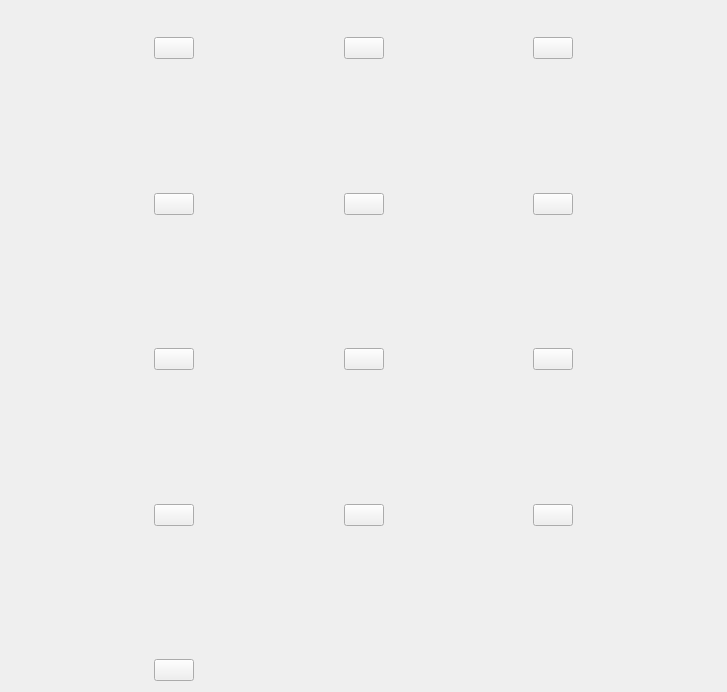
         <widget class="QWidget" name="scrollAreaWidgetContents_2">
          <property name="geometry">
           <rect>
            <x>0</x>
            <y>0</y>
            <width>727</width>
            <height>692</height>
           </rect>
          </property>
          <layout class="QGridLayout" name="gridLayout_7">
           <item row="0" column="0">
            <layout class="QGridLayout" name="gridLayout_6">
             <item row="0" column="0">
              <layout class="QGridLayout" name="gridLayout_5">
               <item row="0" column="2">
                <spacer name="horizontalSpacer_9">
                 <property name="orientation">
                  <enum>Qt::Horizontal</enum>
                 </property>
                 <property name="sizeHint" stdset="0">
                  <size>
                   <width>40</width>
                   <height>20</height>
                  </size>
                 </property>
                </spacer>
               </item>
               <item row="0" column="1">
                <widget class="QLabel" name="label">
                 <property name="text">
                  <string>&lt;html&gt;&lt;head/&gt;&lt;body&gt;&lt;p&gt;&lt;img src=&quot;:/images/res/images/headers/stores.png&quot;/&gt;&lt;/p&gt;&lt;/body&gt;&lt;/html&gt;</string>
                 </property>
                </widget>
               </item>
               <item row="0" column="0">
                <spacer name="horizontalSpacer_8">
                 <property name="orientation">
                  <enum>Qt::Horizontal</enum>
                 </property>
                 <property name="sizeHint" stdset="0">
                  <size>
                   <width>40</width>
                   <height>20</height>
                  </size>
                 </property>
                </spacer>
               </item>
              </layout>
             </item>
             <item row="1" column="0">
              <layout class="QGridLayout" name="gridLayout_3">
               <item row="3" column="3">
                <spacer name="verticalSpacer_2">
                 <property name="orientation">
                  <enum>Qt::Vertical</enum>
                 </property>
                 <property name="sizeHint" stdset="0">
                  <size>
                   <width>20</width>
                   <height>40</height>
                  </size>
                 </property>
                </spacer>
               </item>
               <item row="0" column="7">
                <spacer name="horizontalSpacer_5">
                 <property name="orientation">
                  <enum>Qt::Horizontal</enum>
                 </property>
                 <property name="sizeHint" stdset="0">
                  <size>
                   <width>40</width>
                   <height>20</height>
                  </size>
                 </property>
                </spacer>
               </item>
               <item row="1" column="3">
                <spacer name="verticalSpacer">
                 <property name="orientation">
                  <enum>Qt::Vertical</enum>
                 </property>
                 <property name="sizeHint" stdset="0">
                  <size>
                   <width>20</width>
                   <height>40</height>
                  </size>
                 </property>
                </spacer>
               </item>
               <item row="0" column="4">
                <spacer name="horizontalSpacer_7">
                 <property name="orientation">
                  <enum>Qt::Horizontal</enum>
                 </property>
                 <property name="sizeHint" stdset="0">
                  <size>
                   <width>40</width>
                   <height>20</height>
                  </size>
                 </property>
                </spacer>
               </item>
               <item row="0" column="2">
                <spacer name="horizontalSpacer_6">
                 <property name="orientation">
                  <enum>Qt::Horizontal</enum>
                 </property>
                 <property name="sizeHint" stdset="0">
                  <size>
                   <width>40</width>
                   <height>20</height>
                  </size>
                 </property>
                </spacer>
               </item>
               <item row="0" column="0">
                <spacer name="horizontalSpacer_4">
                 <property name="orientation">
                  <enum>Qt::Horizontal</enum>
                 </property>
                 <property name="sizeHint" stdset="0">
                  <size>
                   <width>40</width>
                   <height>20</height>
                  </size>
                 </property>
                </spacer>
               </item>
               <item row="4" column="3">
                <widget class="QPushButton" name="pushButton_10">
                 <property name="text">
                  <string/>
                 </property>
                 <property name="icon">
                  <iconset resource="../bitcoin.qrc">
                   <normaloff>:/images/res/images/stores/cartoons.png</normaloff>:/images/res/images/stores/cartoons.png</iconset>
                 </property>
                 <property name="iconSize">
                  <size>
                   <width>161</width>
                   <height>82</height>
                  </size>
                 </property>
                </widget>
               </item>
               <item row="2" column="1">
                <widget class="QPushButton" name="pushButton_4">
                 <property name="cursor">
                  <cursorShape>PointingHandCursor</cursorShape>
                 </property>
                 <property name="text">
                  <string/>
                 </property>
                 <property name="icon">
                  <iconset resource="../bitcoin.qrc">
                   <normaloff>:/images/res/images/stores/sighEdge.png</normaloff>:/images/res/images/stores/sighEdge.png</iconset>
                 </property>
                 <property name="iconSize">
                  <size>
                   <width>161</width>
                   <height>82</height>
                  </size>
                 </property>
                </widget>
               </item>
               <item row="0" column="5">
                <widget class="QPushButton" name="pushButton_7">
                 <property name="text">
                  <string/>
                 </property>
                 <property name="icon">
                  <iconset resource="../bitcoin.qrc">
                   <normaloff>:/images/res/images/stores/bitcoinables.png</normaloff>:/images/res/images/stores/bitcoinables.png</iconset>
                 </property>
                 <property name="iconSize">
                  <size>
                   <width>161</width>
                   <height>82</height>
                  </size>
                 </property>
                </widget>
               </item>
               <item row="2" column="3">
                <widget class="QPushButton" name="pushButton_6">
                 <property name="text">
                  <string/>
                 </property>
                 <property name="icon">
                  <iconset resource="../bitcoin.qrc">
                   <normaloff>:/images/res/images/stores/movementProductions.png</normaloff>:/images/res/images/stores/movementProductions.png</iconset>
                 </property>
                 <property name="iconSize">
                  <size>
                   <width>161</width>
                   <height>82</height>
                  </size>
                 </property>
                </widget>
               </item>
               <item row="6" column="1">
                <widget class="QPushButton" name="pushButton_3">
                 <property name="cursor">
                  <cursorShape>PointingHandCursor</cursorShape>
                 </property>
                 <property name="text">
                  <string/>
                 </property>
                 <property name="icon">
                  <iconset resource="../bitcoin.qrc">
                   <normaloff>:/images/res/images/stores/BTCmadison.png</normaloff>:/images/res/images/stores/BTCmadison.png</iconset>
                 </property>
                 <property name="iconSize">
                  <size>
                   <width>161</width>
                   <height>82</height>
                  </size>
                 </property>
                </widget>
               </item>
               <item row="4" column="1">
                <widget class="QPushButton" name="pushButton_5">
                 <property name="cursor">
                  <cursorShape>PointingHandCursor</cursorShape>
                 </property>
                 <property name="text">
                  <string/>
                 </property>
                 <property name="icon">
                  <iconset resource="../bitcoin.qrc">
                   <normaloff>:/images/res/images/stores/cryptoTrends.png</normaloff>:/images/res/images/stores/cryptoTrends.png</iconset>
                 </property>
                 <property name="iconSize">
                  <size>
                   <width>161</width>
                   <height>82</height>
                  </size>
                 </property>
                </widget>
               </item>
               <item row="0" column="3">
                <widget class="QPushButton" name="pushButton_17">
                 <property name="text">
                  <string/>
                 </property>
                 <property name="icon">
                  <iconset resource="../bitcoin.qrc">
                   <normaloff>:/images/res/images/stores/UNBmerchandise.png</normaloff>:/images/res/images/stores/UNBmerchandise.png</iconset>
                 </property>
                 <property name="iconSize">
                  <size>
                   <width>161</width>
                   <height>82</height>
                  </size>
                 </property>
                </widget>
               </item>
               <item row="8" column="1">
                <widget class="QPushButton" name="pushButton_13">
                 <property name="text">
                  <string/>
                 </property>
                 <property name="icon">
                  <iconset resource="../bitcoin.qrc">
                   <normaloff>:/images/res/images/stores/escryptow.png</normaloff>:/images/res/images/stores/escryptow.png</iconset>
                 </property>
                 <property name="iconSize">
                  <size>
                   <width>161</width>
                   <height>82</height>
                  </size>
                 </property>
                </widget>
               </item>
               <item row="4" column="5">
                <widget class="QPushButton" name="pushButton_8">
                 <property name="text">
                  <string/>
                 </property>
                 <property name="icon">
                  <iconset resource="../bitcoin.qrc">
                   <normaloff>:/images/res/images/stores/allstarCrypto.png</normaloff>:/images/res/images/stores/allstarCrypto.png</iconset>
                 </property>
                 <property name="iconSize">
                  <size>
                   <width>161</width>
                   <height>82</height>
                  </size>
                 </property>
                </widget>
               </item>
               <item row="6" column="3">
                <widget class="QPushButton" name="pushButton_11">
                 <property name="text">
                  <string/>
                 </property>
                 <property name="icon">
                  <iconset resource="../bitcoin.qrc">
                   <normaloff>:/images/res/images/stores/filmclipz.png</normaloff>:/images/res/images/stores/filmclipz.png</iconset>
                 </property>
                 <property name="iconSize">
                  <size>
                   <width>161</width>
                   <height>82</height>
                  </size>
                 </property>
                </widget>
               </item>
               <item row="6" column="5">
                <widget class="QPushButton" name="pushButton_12">
                 <property name="text">
                  <string/>
                 </property>
                 <property name="icon">
                  <iconset resource="../bitcoin.qrc">
                   <normaloff>:/images/res/images/stores/cryptoluv.png</normaloff>:/images/res/images/stores/cryptoluv.png</iconset>
                 </property>
                 <property name="iconSize">
                  <size>
                   <width>161</width>
                   <height>82</height>
                  </size>
                 </property>
                </widget>
               </item>
               <item row="2" column="5">
                <widget class="QPushButton" name="pushButton_9">
                 <property name="text">
                  <string/>
                 </property>
                 <property name="icon">
                  <iconset resource="../bitcoin.qrc">
                   <normaloff>:/images/res/images/stores/diversifiedSellers.png</normaloff>:/images/res/images/stores/diversifiedSellers.png</iconset>
                 </property>
                 <property name="iconSize">
                  <size>
                   <width>161</width>
                   <height>82</height>
                  </size>
                 </property>
                </widget>
               </item>
               <item row="0" column="1">
                <widget class="QPushButton" name="pushButton_2">
                 <property name="cursor">
                  <cursorShape>PointingHandCursor</cursorShape>
                 </property>
                 <property name="text">
                  <string/>
                 </property>
                 <property name="icon">
                  <iconset resource="../bitcoin.qrc">
                   <normaloff>:/images/res/images/stores/unbreakableAuction.png</normaloff>:/images/res/images/stores/unbreakableAuction.png</iconset>
                 </property>
                 <property name="iconSize">
                  <size>
                   <width>161</width>
                   <height>82</height>
                  </size>
                 </property>
                </widget>
               </item>
               <item row="5" column="3">
                <spacer name="verticalSpacer_7">
                 <property name="orientation">
                  <enum>Qt::Vertical</enum>
                 </property>
                 <property name="sizeHint" stdset="0">
                  <size>
                   <width>20</width>
                   <height>40</height>
                  </size>
                 </property>
                </spacer>
               </item>
               <item row="7" column="3">
                <spacer name="verticalSpacer_8">
                 <property name="orientation">
                  <enum>Qt::Vertical</enum>
                 </property>
                 <property name="sizeHint" stdset="0">
                  <size>
                   <width>20</width>
                   <height>40</height>
                  </size>
                 </property>
                </spacer>
               </item>
              </layout>
             </item>
            </layout>
           </item>
          </layout>
         </widget>
